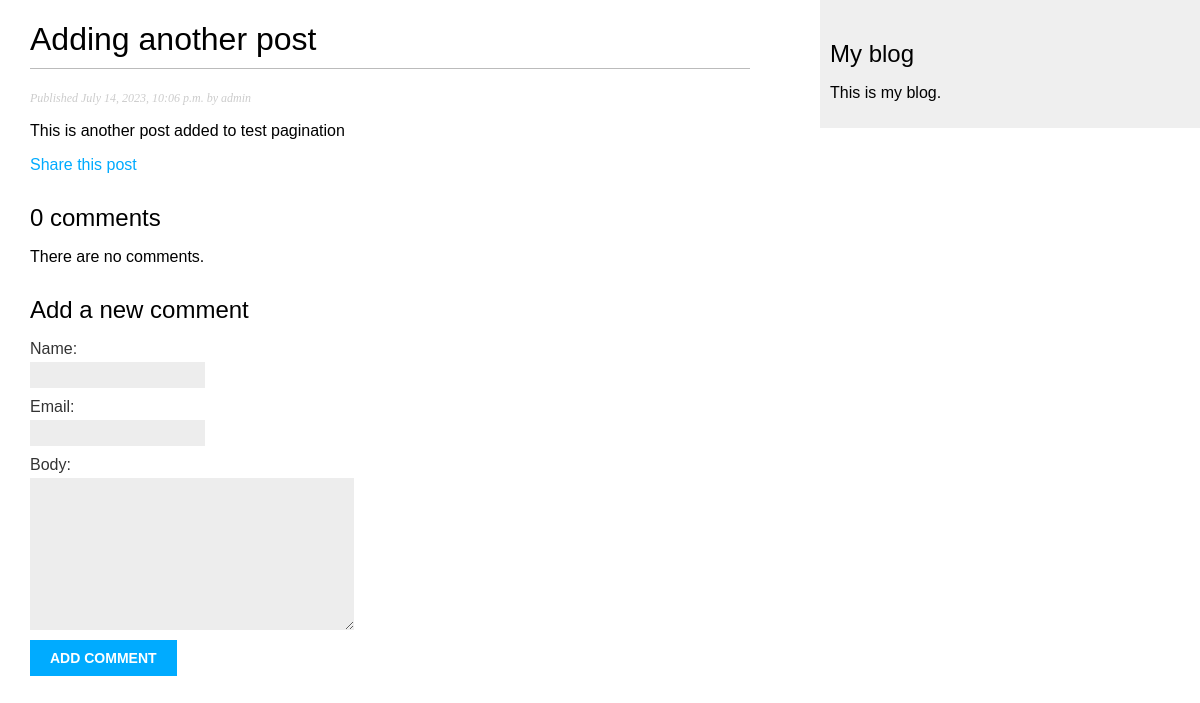
The page /blog/2023/7/14/adding-another-post/ on the database as committed earlier.
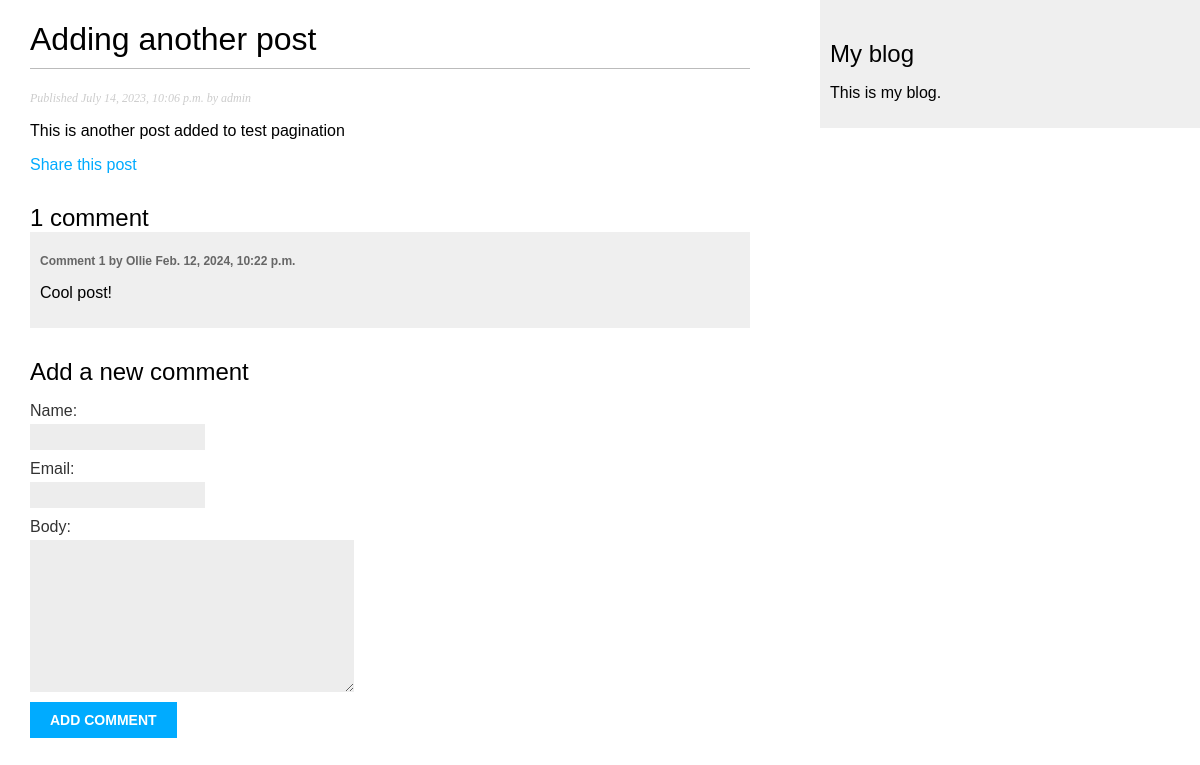
The same page on the database as committed later.
### blog/models.py (models this page shows, shortened)
class Comment(models.Model):
    post = models.ForeignKey(
        Post,
        on_delete=models.CASCADE,
        related_name='comments'
    )
    name = models.CharField(max_length=80)
    email = models.EmailField()
    body = models.TextField()
    created = models.DateTimeField(auto_now_add=True)
    updated = models.DateTimeField(auto_now=True)
    active = models.BooleanField(default=True)
    class Meta:
        ordering = ['created']
        indexes = [
            models.Index(fields=['created'])
        ]

### blog/views.py (the view)
def post_detail(request, year, month, day, post):
    post = get_object_or_404(
        Post,
        status=Post.Status.PUBLISHED,
        slug=post,
        publish__year=year,
        publish__month=month,
        publish__day=day
    )
    comments = post.comments.filter(active=True)
    form = CommentForm()
    return render(
        request,
        'blog/post/detail.html',
        {
            'post': post,
            'comments': comments,
            'form': form
        }
    )

### blog/forms.py
class CommentForm(forms.ModelForm):
    class Meta:
        model = Comment
        fields = ['name', 'email', 'body']

### blog/templates/blog/post/detail.html (shortened to what this page needs)
{% extends 'blog/base.html' %}
{% block content %}
  <h1>{{ post.title }}</h1>
  <p class="date">
    Published {{ post.publish }} by {{ post.author }}
  </p>
  {{ post.body|linebreaks }}
  <p>
    <a href="{% url "blog:post_share" post.id %}">
      Share this post
    </a>
  </p>
  {% with comments.count as total_comments %}
    <h2>
      {{ total_comments }} comment{{ total_comments|pluralize }}
    </h2>
  {% endwith %}
  {% for comment in comments %}
    <div class="comment">
      <p class="info">
        Comment {{ forloop.counter }} by {{ comment.name }}
        {{ comment.created }}
      </p>
      {{ comment.body|linebreaks }}
    </div>
  {% empty %}
    <p>There are no comments.</p>
  {% endfor %}
  {% include "blog/post/includes/comment_form.html" %}
{% endblock %}

Rows that differ between the two databases and show on the page:
added Comment: name "Ollie", created "Feb. 12, 2024, 10:22 p.m.", body "Cool post!"
Other text that changed with them:
{{ total_comments }}: "0" → "1"
text no longer shown: "There are no comments."
